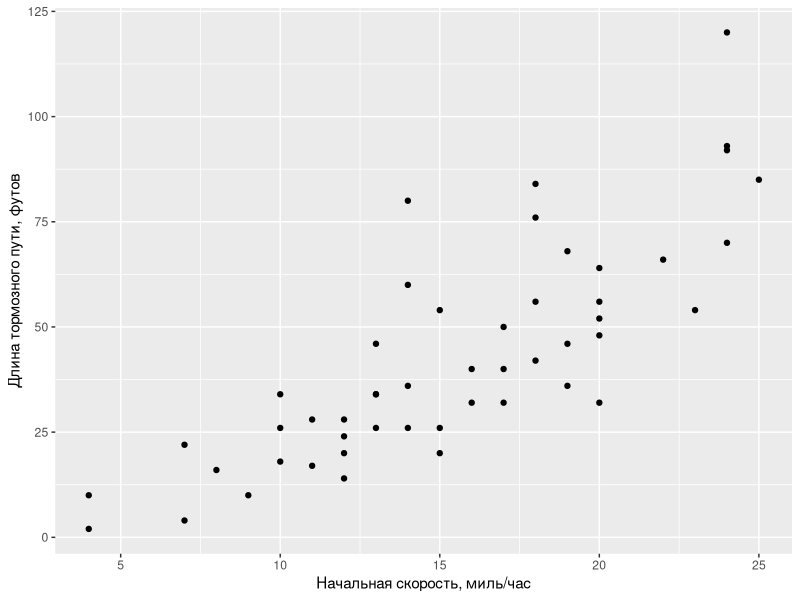

Source code (R):
## ---- chunk 1
library("ggplot2")
qplot(data = cars, x = speed, y = dist) +
  xlab("Начальная скорость, миль/час") + ylab("Длина тормозного пути, футов")
